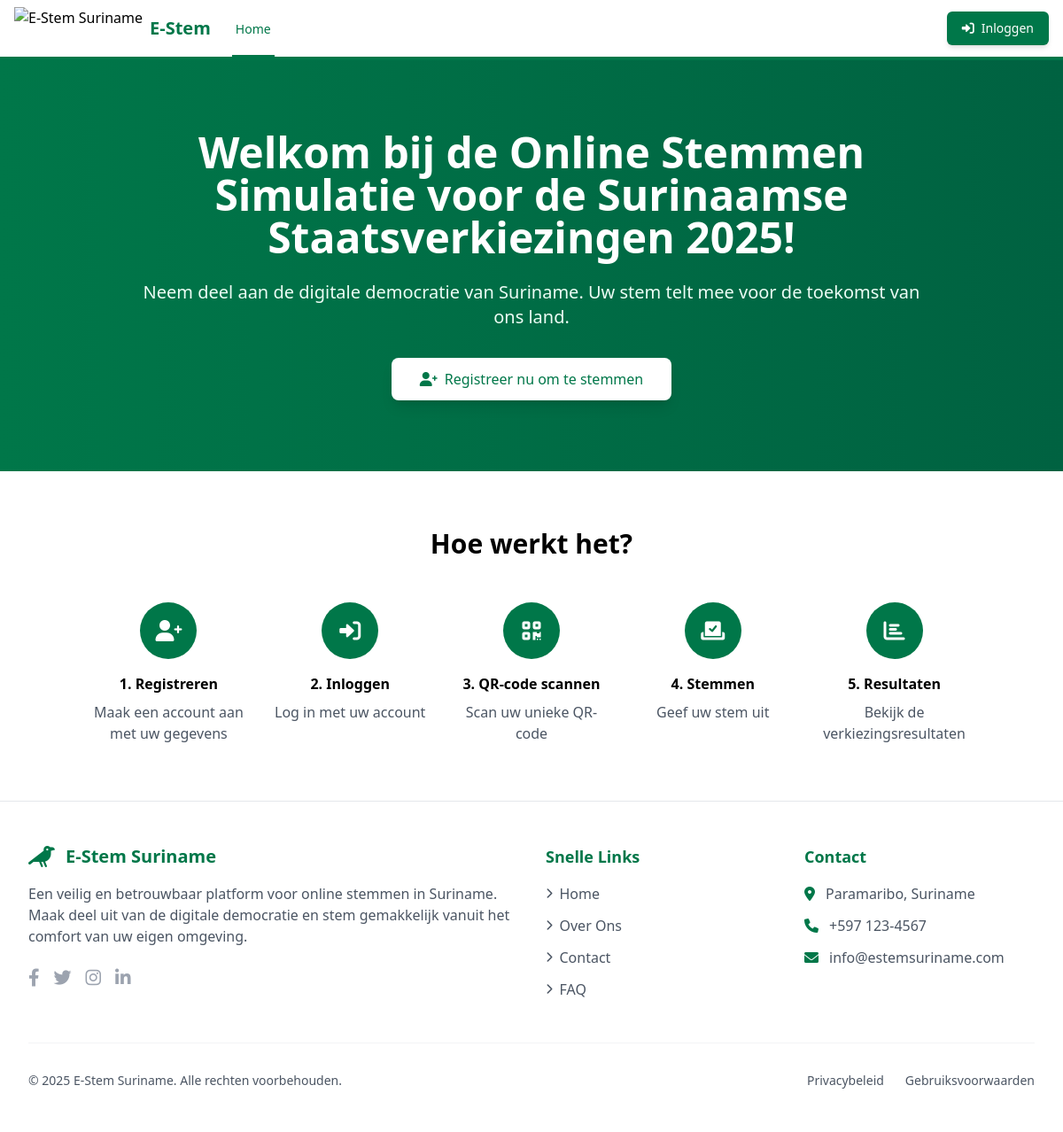
Before: / with the older database file.
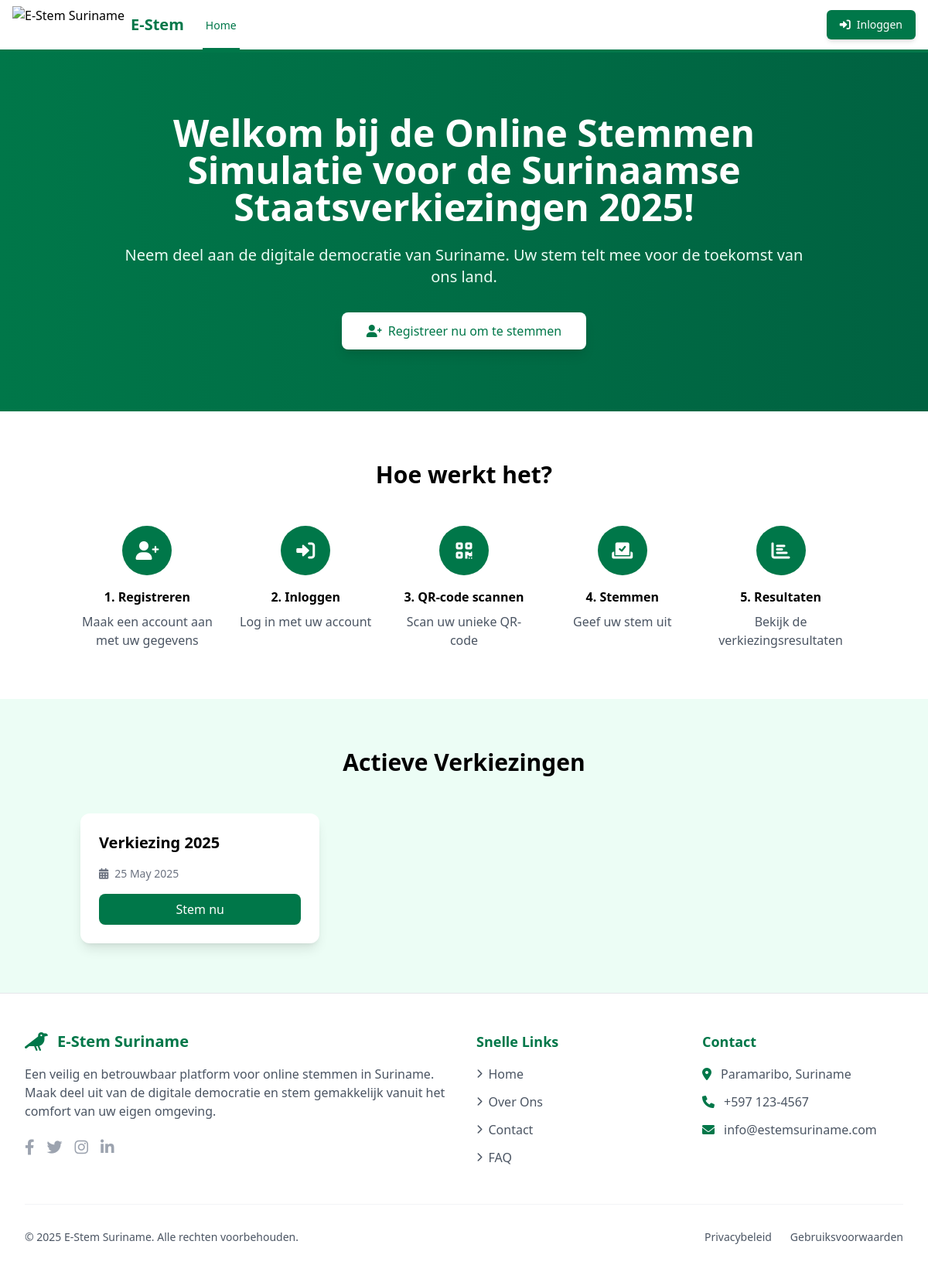
After: the same page with the newer database file.
### tables this page shows
CREATE TABLE `elections` (
  `ElectionID` bigint(20) NOT NULL,
  `ElectionName` varchar(255) NOT NULL,
  `ElectionDate` date NOT NULL,
  `Status` enum('draft','active','completed') DEFAULT 'draft',
  `StartDate` datetime NOT NULL,
  `EndDate` datetime NOT NULL,
  `CreatedAt` timestamp NOT NULL DEFAULT current_timestamp(),
  `UpdatedAt` timestamp NOT NULL DEFAULT current_timestamp() ON UPDATE current_timestamp()
);

### index.php (the view, shortened to what the changed rows need)
<?php
require 'db.php';
try {
    $election_stmt = $conn->query("SELECT * FROM elections WHERE Status = 'active' ORDER BY ElectionDate DESC");
    $active_elections = $election_stmt->fetchAll(PDO::FETCH_ASSOC);
} catch (PDOException $e) {
    $active_elections = [];
}
?>
<!DOCTYPE html>
<html lang="nl">
<head>
    <script src="https://cdn.tailwindcss.com"></script>
    <link href="https://cdnjs.cloudflare.com/ajax/libs/font-awesome/6.0.0-beta3/css/all.min.css" rel="stylesheet">
</head>
<body class="min-h-screen bg-gradient-to-br from-emerald-50 via-green-50 to-emerald-100">
    <section class="relative bg-gradient-to-r from-suriname-green to-suriname-dark-green text-white py-20">
        <div class="container mx-auto px-4">
            <div class="max-w-4xl mx-auto text-center">
                <h1 class="text-4xl md:text-5xl font-bold mb-6 animate-fade-in-up">
                    Welkom bij de Online Stemmen Simulatie voor de Surinaamse Staatsverkiezingen 2025!
                </h1>
            </div>
        </div>
    </section>
    <section class="py-16 bg-white">
        <div class="container mx-auto px-4">
            <h2 class="text-3xl font-bold text-center mb-12">Hoe werkt het?</h2>
        </div>
    </section>
    <?php if (!empty($active_elections)): ?>
    <section class="py-16 bg-emerald-50">
        <div class="container mx-auto px-4">
            <h2 class="text-3xl font-bold text-center mb-12">Actieve Verkiezingen</h2>
            <div class="grid grid-cols-1 md:grid-cols-2 lg:grid-cols-3 gap-8 max-w-6xl mx-auto">
                <?php foreach ($active_elections as $election): ?>
                <div class="bg-white rounded-xl shadow-lg overflow-hidden hover:shadow-xl transition-shadow duration-300">
                    <div class="p-6">
                        <h3 class="text-xl font-semibold mb-2"><?= htmlspecialchars($election['ElectionName']) ?></h3>
                        <div class="flex items-center text-sm text-gray-500 mb-4">
                            <i class="fas fa-calendar-alt mr-2"></i>
                            <span><?= date('d F Y', strtotime($election['ElectionDate'])) ?></span>
                        </div>
                        <a href="pages/vote.php?election=<?= $election['ElectionID'] ?>"
                           class="block w-full text-center bg-suriname-green text-white py-2 rounded-lg hover:bg-suriname-dark-green transition-colors duration-200">
                            Stem nu
                        </a>
                    </div>
                </div>
                <?php endforeach; ?>
            </div>
        </div>
    </section>
    <?php endif; ?>
    <?php include 'include/footer.php'; ?>
</body>
</html>

Changed rows visible on the page:
added elections: ElectionName "Verkiezing 2025", ElectionDate "25 May 2025"
Other visible differences:
text now shown: "Actieve Verkiezingen"
